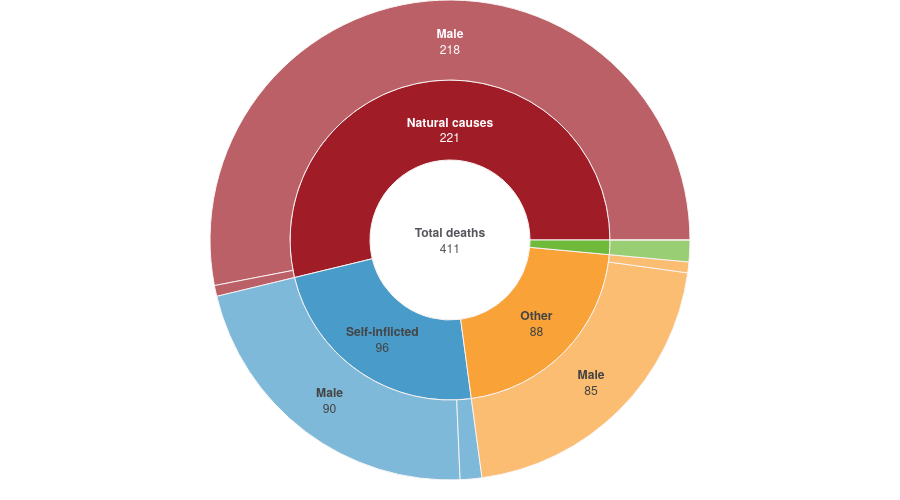

The notebook cell saved with this chart:
### Code cell
fig = deaths.prepare_chart()
fig

### Figure 1 — Plotly figure (JSON) as saved in the notebook; plotly's stock layout.template omitted (floating-point values rounded to 4 significant figures)
{"data": [{"branchvalues": "total", "hovertemplate": "<b>%{label}</b><br>%{value} deaths<br>%{percentParent: .0%} of %{parent}<extra></extra>", "ids": ["Total deaths", "Self-inflicted", "Self-inflicted - Male", "Self-inflicted - Female", "Natural causes", "Natural causes - Male", "Natural causes - Female", "Homicide", "Homicide - Male", "Homicide - Female", "Other", "Other - Male", "Other - Female"], "insidetextorientation": "horizontal", "labels": ["Total deaths", "Self-inflicted", "Male", "Female", "Natural causes", "Male", "Female", "Homicide", "Male", "Female", "Other", "Male", "Female"], "marker": {"line": {"color": "#F7F2F2"}}, "parents": [null, "Total deaths", "Self-inflicted", "Self-inflicted", "Total deaths", "Natural causes", "Natural causes", "Total deaths", "Homicide", "Homicide", "Total deaths", "Other", "Other"], "texttemplate": "<b>%{label}</b><br>%{value}", "type": "sunburst", "values": [411, 96, 90, 6, 221, 218, 3, 6, 6, 0, 88, 85, 3]}], "layout": {"height": 500, "margin": {"b": 20, "l": 0, "r": 0, "t": 0}, "uniformtext": {"minsize": 11, "mode": "hide"}}}
